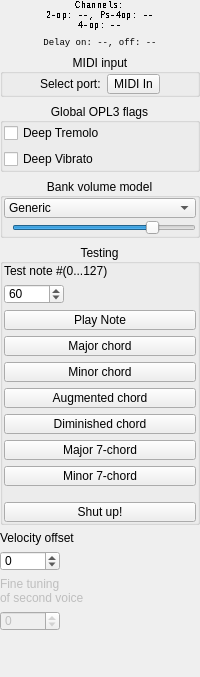
        <widget class="QFrame" name="palybox_frame">
         <property name="sizePolicy">
          <sizepolicy hsizetype="Maximum" vsizetype="Preferred">
           <horstretch>0</horstretch>
           <verstretch>0</verstretch>
          </sizepolicy>
         </property>
         <layout class="QVBoxLayout" name="verticalLayout_13">
          <property name="leftMargin">
           <number>0</number>
          </property>
          <property name="topMargin">
           <number>0</number>
          </property>
          <property name="rightMargin">
           <number>0</number>
          </property>
          <property name="bottomMargin">
           <number>0</number>
          </property>
          <item>
           <widget class="QLabel" name="debugBox">
            <property name="font">
             <font>
              <family>Monospace</family>
              <pointsize>7</pointsize>
              <stylestrategy>NoAntialias</stylestrategy>
             </font>
            </property>
            <property name="toolTip">
             <string>&lt;html&gt;&lt;head/&gt;&lt;body&gt;&lt;p&gt;&lt;span style=&quot; font-weight:600;&quot;&gt;Recently used channel ID&lt;/span&gt;&lt;br/&gt;&lt;span style=&quot; font-style:italic;&quot;&gt;(from 0 to N-1)&lt;/span&gt;&lt;/p&gt;&lt;p&gt;&lt;span style=&quot; text-decoration: underline;&quot;&gt;Two-operators mode (2-op):&lt;/span&gt;&lt;br/&gt;Totally 18 two-operator channels available on OPL3 chip.&lt;/p&gt;&lt;p&gt;&lt;span style=&quot; text-decoration: underline;&quot;&gt;Pseudo four-operators mode (Ps-4-op):&lt;/span&gt;&lt;br/&gt;Using of pairs of two-operator channels, in result we are have 9 double-voice channels&lt;/p&gt;&lt;p&gt;&lt;span style=&quot; text-decoration: underline;&quot;&gt;Four-operators mode (4-op):&lt;/span&gt;&lt;br/&gt;Totally 6 four-operator channels available on OPL3 chip.&lt;/p&gt;&lt;/body&gt;&lt;/html&gt;</string>
            </property>
            <property name="text">
             <string notr="true">Channels:
2-op: --, Ps-4op: --
4-op: --</string>
            </property>
            <property name="alignment">
             <set>Qt::AlignHCenter|Qt::AlignTop</set>
            </property>
           </widget>
          </item>
          <item>
           <widget class="QLabel" name="debugDelaysInfo">
            <property name="font">
             <font>
              <family>Monospace</family>
              <pointsize>7</pointsize>
             </font>
            </property>
            <property name="text">
             <string notr="true">Delay on: --, off: --</string>
            </property>
            <property name="textFormat">
             <enum>Qt::RichText</enum>
            </property>
            <property name="alignment">
             <set>Qt::AlignCenter</set>
            </property>
           </widget>
          </item>
          <item>
           <widget class="QGroupBox" name="midiIn_zone">
            <property name="title">
             <string>MIDI input</string>
            </property>
            <property name="alignment">
             <set>Qt::AlignCenter</set>
            </property>
            <layout class="QHBoxLayout" name="horizontalLayout_19">
             <property name="leftMargin">
              <number>1</number>
             </property>
             <property name="topMargin">
              <number>0</number>
             </property>
             <property name="rightMargin">
              <number>1</number>
             </property>
             <property name="bottomMargin">
              <number>0</number>
             </property>
             <item>
              <spacer name="horizontalSpacer_11">
               <property name="orientation">
                <enum>Qt::Horizontal</enum>
               </property>
               <property name="sizeHint" stdset="0">
                <size>
                 <width>10</width>
                 <height>20</height>
                </size>
               </property>
              </spacer>
             </item>
             <item>
              <widget class="QLabel" name="label_40">
               <property name="text">
                <string>Select port:</string>
               </property>
              </widget>
             </item>
             <item>
              <widget class="QToolButton" name="midiIn">
               <property name="maximumSize">
                <size>
                 <width>16777215</width>
                 <height>20</height>
                </size>
               </property>
               <property name="styleSheet">
                <string notr="true">b</string>
               </property>
               <property name="text">
                <string>MIDI In</string>
               </property>
               <property name="icon">
                <iconset resource="resources/resources.qrc">
                 <normaloff>:/mporto.png</normaloff>:/mporto.png</iconset>
               </property>
              </widget>
             </item>
             <item>
              <spacer name="horizontalSpacer_10">
               <property name="orientation">
                <enum>Qt::Horizontal</enum>
               </property>
               <property name="sizeHint" stdset="0">
                <size>
                 <width>10</width>
                 <height>20</height>
                </size>
               </property>
              </spacer>
             </item>
            </layout>
           </widget>
          </item>
          <item>
           <widget class="QGroupBox" name="groupBox_3">
            <property name="title">
             <string>Global OPL3 flags</string>
            </property>
            <property name="alignment">
             <set>Qt::AlignCenter</set>
            </property>
            <layout class="QVBoxLayout" name="verticalLayout_7">
             <property name="leftMargin">
              <number>1</number>
             </property>
             <property name="topMargin">
              <number>0</number>
             </property>
             <property name="rightMargin">
              <number>1</number>
             </property>
             <property name="bottomMargin">
              <number>0</number>
             </property>
             <item>
              <widget class="QCheckBox" name="deepTremolo">
               <property name="maximumSize">
                <size>
                 <width>16777215</width>
                 <height>20</height>
                </size>
               </property>
               <property name="toolTip">
                <string>&lt;html&gt;&lt;head/&gt;&lt;body&gt;&lt;p&gt;&lt;span style=&quot; font-weight:600;&quot;&gt;Tremolo (Amplitude Vibrato) Depth.&lt;br/&gt;&lt;/span&gt;&lt;span style=&quot; text-decoration: underline;&quot;&gt;Unchecked&lt;/span&gt; = 1.0dB,&lt;br/&gt;&lt;span style=&quot; text-decoration: underline;&quot;&gt;Checked&lt;/span&gt; = 4.8dB.&lt;/p&gt;&lt;p&gt;(Effect taking for instruments where tremolo flag is used)&lt;/p&gt;&lt;/body&gt;&lt;/html&gt;</string>
               </property>
               <property name="text">
                <string>Deep Tremolo</string>
               </property>
              </widget>
             </item>
             <item>
              <widget class="QCheckBox" name="deepVibrato">
               <property name="maximumSize">
                <size>
                 <width>16777215</width>
                 <height>20</height>
                </size>
               </property>
               <property name="toolTip">
                <string>&lt;html&gt;&lt;head/&gt;&lt;body&gt;&lt;p&gt;&lt;span style=&quot; font-weight:600;&quot;&gt;Frequency Vibrato Depth.&lt;br/&gt;&lt;/span&gt;&lt;span style=&quot; text-decoration: underline;&quot;&gt;Unchecked&lt;/span&gt; = 7 cents,&lt;br/&gt;&lt;span style=&quot; text-decoration: underline;&quot;&gt;Checked&lt;/span&gt; = 14 cents.&lt;/p&gt;&lt;p&gt;&lt;span style=&quot; font-style:italic;&quot;&gt;A &amp;quot;cent&amp;quot; is 1/100 of a semi-tone.&lt;/span&gt;&lt;/p&gt;&lt;p&gt;(Effect taking for instruments where vibrato flag is used)&lt;/p&gt;&lt;/body&gt;&lt;/html&gt;</string>
               </property>
               <property name="text">
                <string>Deep Vibrato</string>
               </property>
              </widget>
             </item>
            </layout>
           </widget>
          </item>
          <item>
           <widget class="QGroupBox" name="groupBox_4">
            <property name="toolTip">
             <string>&lt;html&gt;&lt;head/&gt;&lt;body&gt;&lt;p&gt;Declares a volume scale formula that will set physical volume level from a MIDI volume.&lt;/p&gt;&lt;p&gt;&lt;br/&gt;&lt;/p&gt;&lt;p&gt;&lt;span style=&quot; font-weight:600;&quot;&gt;Generic &lt;/span&gt;- linear volume scale&lt;/p&gt;&lt;p&gt;&lt;span style=&quot; font-weight:600;&quot;&gt;OPL3 Native&lt;/span&gt; - Logarithmic volume scale produced by OPL3 chip natively&lt;/p&gt;&lt;p&gt;&lt;span style=&quot; font-weight:600;&quot;&gt;DMX&lt;/span&gt; - Indexed table of volumes that sets OPL volume by MIDI volume&lt;/p&gt;&lt;p&gt;&lt;span style=&quot; font-weight:600;&quot;&gt;Apogee&lt;/span&gt; - Logarithmic volume&lt;/p&gt;&lt;p&gt;&lt;span style=&quot; font-weight:600;&quot;&gt;Win9x Driver&lt;/span&gt; - A short non-smooth indexed table, shorter in two times than possible OPL3 volume levels&lt;/p&gt;&lt;/body&gt;&lt;/html&gt;</string>
            </property>
            <property name="title">
             <string>Bank volume model</string>
            </property>
            <property name="alignment">
             <set>Qt::AlignCenter</set>
            </property>
            <layout class="QVBoxLayout" name="verticalLayout_8">
             <property name="spacing">
              <number>2</number>
             </property>
             <property name="leftMargin">
              <number>1</number>
             </property>
             <property name="topMargin">
              <number>0</number>
             </property>
             <property name="rightMargin">
              <number>1</number>
             </property>
             <property name="bottomMargin">
              <number>0</number>
             </property>
             <item>
              <widget class="QComboBox" name="volumeModel">
               <property name="maximumSize">
                <size>
                 <width>16777215</width>
                 <height>20</height>
                </size>
               </property>
               <property name="focusPolicy">
                <enum>Qt::NoFocus</enum>
               </property>
               <item>
                <property name="text">
                 <string>Generic</string>
                </property>
               </item>
               <item>
                <property name="text">
                 <string>OPL3 Native</string>
                </property>
               </item>
               <item>
                <property name="text">
                 <string>DMX</string>
                </property>
               </item>
               <item>
                <property name="text">
                 <string>Apogee</string>
                </property>
               </item>
               <item>
                <property name="text">
                 <string>Win9x Driver</string>
                </property>
               </item>
              </widget>
             </item>
             <item>
              <widget class="QFrame" name="frame_6">
               <layout class="QHBoxLayout" name="horizontalLayout_21">
                <property name="spacing">
                 <number>1</number>
                </property>
                <property name="leftMargin">
                 <number>0</number>
                </property>
                <property name="topMargin">
                 <number>0</number>
                </property>
                <property name="rightMargin">
                 <number>0</number>
                </property>
                <property name="bottomMargin">
                 <number>0</number>
                </property>
                <item>
                 <widget class="QLabel" name="label_43">
                  <property name="pixmap">
                   <pixmap resource="resources/resources.qrc">:/aportpti.png</pixmap>
                  </property>
                 </widget>
                </item>
                <item>
                 <widget class="QSlider" name="volumeSlider">
                  <property name="maximum">
                   <number>127</number>
                  </property>
                  <property name="value">
                   <number>100</number>
                  </property>
                  <property name="orientation">
                   <enum>Qt::Horizontal</enum>
                  </property>
                 </widget>
                </item>
               </layout>
              </widget>
             </item>
            </layout>
           </widget>
          </item>
          <item>
           <widget class="QGroupBox" name="testNoteBox">
            <property name="title">
             <string>Testing</string>
            </property>
            <property name="alignment">
             <set>Qt::AlignCenter</set>
            </property>
            <layout class="QVBoxLayout" name="verticalLayout_9">
             <property name="leftMargin">
              <number>1</number>
             </property>
             <property name="topMargin">
              <number>0</number>
             </property>
             <property name="rightMargin">
              <number>1</number>
             </property>
             <property name="bottomMargin">
              <number>0</number>
             </property>
             <item>
              <widget class="QLabel" name="label_26">
               <property name="text">
                <string>Test note #(0...127)</string>
               </property>
              </widget>
             </item>
             <item>
              <widget class="QSpinBox" name="noteToTest">
               <property name="maximumSize">
                <size>
                 <width>60</width>
                 <height>20</height>
                </size>
               </property>
               <property name="toolTip">
                <string>Current note position (60 is a C of a first octave).
Available from 0 to 127</string>
               </property>
               <property name="maximum">
                <number>127</number>
               </property>
               <property name="value">
                <number>60</number>
               </property>
              </widget>
             </item>
             <item>
              <widget class="QPushButton" name="testNote">
               <property name="maximumSize">
                <size>
                 <width>16777215</width>
                 <height>20</height>
                </size>
               </property>
               <property name="toolTip">
                <string>Play a single note. Hold button to play sound, release button to off note.</string>
               </property>
               <property name="text">
                <string>Play Note</string>
               </property>
              </widget>
             </item>
             <item>
              <widget class="QPushButton" name="testMajor">
               <property name="maximumSize">
                <size>
                 <width>16777215</width>
                 <height>20</height>
                </size>
               </property>
               <property name="toolTip">
                <string>Play a major triad chord relative to selected note. Hold button to play sound, release button to off note.</string>
               </property>
               <property name="text">
                <string>Major chord</string>
               </property>
              </widget>
             </item>
             <item>
              <widget class="QPushButton" name="testMinor">
               <property name="maximumSize">
                <size>
                 <width>16777215</width>
                 <height>20</height>
                </size>
               </property>
               <property name="toolTip">
                <string>Play a minor triad chord relative to selected note. Hold button to play sound, release button to off note.</string>
               </property>
               <property name="text">
                <string>Minor chord</string>
               </property>
              </widget>
             </item>
             <item>
              <widget class="QPushButton" name="testAugmented">
               <property name="maximumSize">
                <size>
                 <width>16777215</width>
                 <height>20</height>
                </size>
               </property>
               <property name="toolTip">
                <string>Play a augmented triad chord relative to selected note. Hold button to play sound, release button to off note.</string>
               </property>
               <property name="text">
                <string>Augmented chord</string>
               </property>
              </widget>
             </item>
             <item>
              <widget class="QPushButton" name="testDiminished">
               <property name="maximumSize">
                <size>
                 <width>16777215</width>
                 <height>20</height>
                </size>
               </property>
               <property name="toolTip">
                <string>Play a diminished triad chord relative to selected note. Hold button to play sound, release button to off note.</string>
               </property>
               <property name="text">
                <string>Diminished chord</string>
               </property>
              </widget>
             </item>
             <item>
              <widget class="QPushButton" name="testMajor7">
               <property name="maximumSize">
                <size>
                 <width>16777215</width>
                 <height>20</height>
                </size>
               </property>
               <property name="toolTip">
                <string>Play a major seventh chord relative to selected note. Hold button to play sound, release button to off note.</string>
               </property>
               <property name="text">
                <string>Major 7-chord</string>
               </property>
              </widget>
             </item>
             <item>
              <widget class="QPushButton" name="testMinor7">
               <property name="maximumSize">
                <size>
                 <width>16777215</width>
                 <height>20</height>
                </size>
               </property>
               <property name="toolTip">
                <string>Play a minor seventh chord relative to selected note. Hold button to play sound, release button to off note.</string>
               </property>
               <property name="text">
                <string>Minor 7-chord</string>
               </property>
              </widget>
             </item>
             <item>
              <spacer name="verticalSpacer_2">
               <property name="orientation">
                <enum>Qt::Vertical</enum>
               </property>
               <property name="sizeType">
                <enum>QSizePolicy::Maximum</enum>
               </property>
               <property name="sizeHint" stdset="0">
                <size>
                 <width>20</width>
                 <height>10</height>
                </size>
               </property>
              </spacer>
             </item>
             <item>
              <widget class="QPushButton" name="shutUp">
               <property name="maximumSize">
                <size>
                 <width>16777215</width>
                 <height>20</height>
                </size>
               </property>
               <property name="toolTip">
                <string>Mute all playing/sustaining notes in all channels</string>
               </property>
               <property name="text">
                <string>Shut up!</string>
               </property>
              </widget>
             </item>
            </layout>
           </widget>
          </item>
          <item>
           <widget class="QLabel" name="label_39">
            <property name="toolTip">
             <string>&lt;html&gt;&lt;head/&gt;&lt;body&gt;&lt;p&gt;&lt;span style=&quot; font-weight:600;&quot;&gt;Note velocity offset&lt;/span&gt;&lt;/p&gt;&lt;p&gt;Offsets MIDI velocity (range from -127 to 127)&lt;/p&gt;&lt;/body&gt;&lt;/html&gt;</string>
            </property>
            <property name="text">
             <string>Velocity offset</string>
            </property>
           </widget>
          </item>
          <item>
           <widget class="QSpinBox" name="velocityOffset">
            <property name="maximumSize">
             <size>
              <width>60</width>
              <height>20</height>
             </size>
            </property>
            <property name="toolTip">
             <string>&lt;html&gt;&lt;head/&gt;&lt;body&gt;&lt;p&gt;&lt;span style=&quot; font-weight:600;&quot;&gt;Note velocity offset&lt;/span&gt;&lt;/p&gt;&lt;p&gt;Offsets MIDI velocity (range from -127 to 127)&lt;/p&gt;&lt;/body&gt;&lt;/html&gt;</string>
            </property>
            <property name="minimum">
             <number>-127</number>
            </property>
            <property name="maximum">
             <number>127</number>
            </property>
           </widget>
          </item>
          <item>
           <widget class="QLabel" name="label_36">
            <property name="enabled">
             <bool>false</bool>
            </property>
            <property name="toolTip">
             <string>&lt;html&gt;&lt;head/&gt;&lt;body&gt;&lt;p&gt;Detune second voice pitch&lt;br/&gt;(0 is don't detune.&lt;br/&gt;Range from -127 to 127)&lt;/p&gt;&lt;p&gt;&lt;span style=&quot; text-decoration: underline;&quot;&gt;Pair of 2-operator voices mode only&lt;/span&gt;&lt;/p&gt;&lt;/body&gt;&lt;/html&gt;</string>
            </property>
            <property name="text">
             <string>Fine tuning
of second voice</string>
            </property>
           </widget>
          </item>
          <item>
           <widget class="QSpinBox" name="secVoiceFineTune">
            <property name="enabled">
             <bool>false</bool>
            </property>
            <property name="maximumSize">
             <size>
              <width>60</width>
              <height>20</height>
             </size>
            </property>
            <property name="toolTip">
             <string>&lt;html&gt;&lt;head/&gt;&lt;body&gt;&lt;p&gt;Detune second voice pitch&lt;br/&gt;(0 is don't detune.&lt;br/&gt;Range from -127 to 127)&lt;/p&gt;&lt;p&gt;&lt;span style=&quot; text-decoration: underline;&quot;&gt;Pair of 2-operator voices mode only&lt;/span&gt;&lt;/p&gt;&lt;/body&gt;&lt;/html&gt;</string>
            </property>
            <property name="minimum">
             <number>-127</number>
            </property>
            <property name="maximum">
             <number>127</number>
            </property>
           </widget>
          </item>
          <item>
           <spacer name="verticalSpacer">
            <property name="orientation">
             <enum>Qt::Vertical</enum>
            </property>
            <property name="sizeHint" stdset="0">
             <size>
              <width>20</width>
              <height>40</height>
             </size>
            </property>
           </spacer>
          </item>
          <item>
           <widget class="QFrame" name="editzone2">
            <property name="frameShape">
             <enum>QFrame::NoFrame</enum>
            </property>
            <property name="frameShadow">
             <enum>QFrame::Plain</enum>
            </property>
            <property name="lineWidth">
             <number>0</number>
            </property>
            <layout class="QVBoxLayout" name="verticalLayout_10">
             <property name="leftMargin">
              <number>0</number>
             </property>
             <property name="topMargin">
              <number>0</number>
             </property>
             <property name="rightMargin">
              <number>0</number>
             </property>
             <property name="bottomMargin">
              <number>0</number>
             </property>
            </layout>
           </widget>
          </item>
         </layout>
        </widget>
